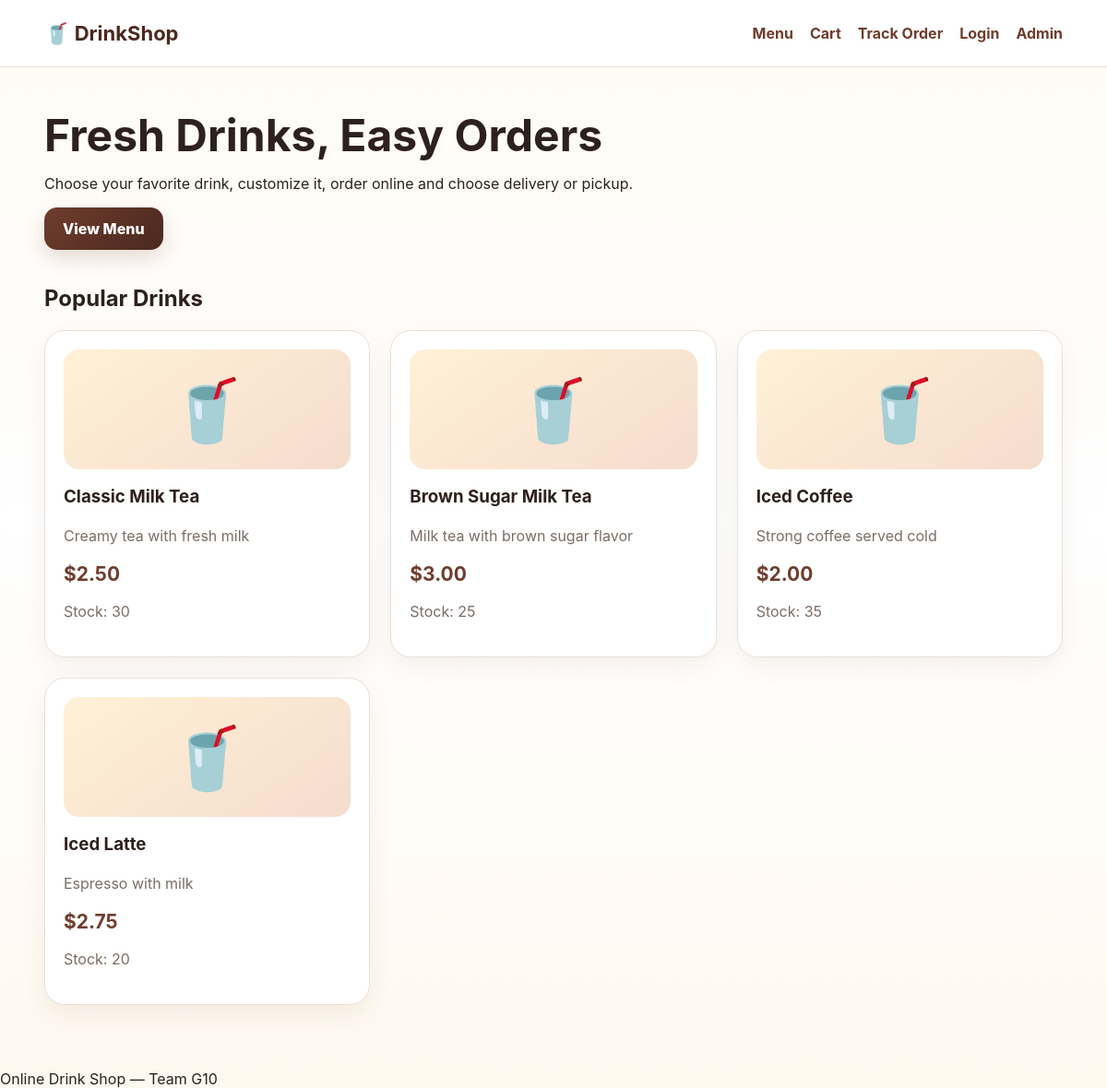
The page / on the database its author committed.
### tables this page shows
CREATE TABLE drinks(id INT AUTO_INCREMENT PRIMARY KEY,category_id INT NULL,name VARCHAR(120) NOT NULL,description VARCHAR(255),price DECIMAL(10,2) NOT NULL,stock INT NOT NULL DEFAULT 0,image VARCHAR(255) DEFAULT NULL,is_active TINYINT(1) DEFAULT 1,FOREIGN KEY(category_id) REFERENCES categories(id) ON DELETE SET NULL);

### config/db.php (called while the page is built, shortened)
<?php
function e($v){return htmlspecialchars((string)$v,ENT_QUOTES,'UTF-8');}
?>

### index.php (the view)
<?php require 'config/db.php'; $drinks=$pdo->query("SELECT * FROM drinks WHERE is_active=1 ORDER BY id LIMIT 4")->fetchAll(); ?>
<!doctype html><html><head><meta charset="utf-8"><meta name="viewport" content="width=device-width,initial-scale=1"><title>Online Drink Shop</title><link rel="stylesheet" href="css/style.css"></head><body>
<header><nav><a class="logo" href="index.php">🥤 DrinkShop</a><div><a href="menu.php">Menu</a> <a href="cart.php">Cart</a> <a href="order.php">Track Order</a> <?php if(isset($_SESSION['user'])):?><span class="nav-user">Hi, <?=e($_SESSION['user']['name'])?></span> <a href="logout.php">Logout</a><?php else:?><a href="login.php">Login</a><?php endif;?> <a href="admin/dashboard.php">Admin</a></div></nav></header>
<main><section class="hero"><h1>Fresh Drinks, Easy Orders</h1><p>Choose your favorite drink, customize it, order online and choose delivery or pickup.</p><a class="btn" href="menu.php">View Menu</a></section><section><h2>Popular Drinks</h2><div class="drink-grid"><?php foreach($drinks as $d):?><div class="drink-card"><?php if(!empty($d['image'])):?><img class="drink-image" src="<?=e($d['image'])?>" alt="<?=e($d['name'])?>"><?php else:?><div class="drink-icon">🥤</div><?php endif;?><h3><?=e($d['name'])?></h3><p><?=e($d['description'])?></p><strong>$<?=number_format($d['price'],2)?></strong><p>Stock: <?=e($d['stock'])?></p></div><?php endforeach;?></div></section></main><footer>Online Drink Shop — Team G10</footer></body></html>

### css/style.css (style rules this page uses)
:root { --primary:#6f3d2e;--primary-dark:#4b281f;--accent:#f2a93b;--cream:#fffaf4;--surface:#ffffff;--text:#2d211d;--muted:#7b6d66;--line:#eadfd7;--danger:#b33a3a;--success:#247a4b;--shadow:0 18px 45px rgba(83,50,34,.10) }
* { box-sizing:border-box }
html { scroll-behavior:smooth }
body { margin:0;font-family:Inter,ui-sans-serif,system-ui,-apple-system,"Segoe UI",Arial,sans-serif;background:linear-gradient(180deg,#fffaf4 0,#fff 48%,#fff8ef 100%);color:var(--text);min-height:100vh }
a { text-decoration:none;color:var(--primary);font-weight:700 }
.container,main { width:min(1120px,92%);margin:auto }
.btn { border:0;border-radius:14px;padding:13px 20px;background:linear-gradient(135deg,var(--primary),var(--primary-dark));color:#fff;font-weight:800;cursor:pointer;display:inline-flex;align-items:center;justify-content:center;gap:8px;box-shadow:0 9px 22px rgba(111,61,46,.18);transition:.2s }
header { background:rgba(255,255,255,.92);border-bottom:1px solid var(--line);position:sticky;top:0;z-index:20;backdrop-filter:blur(12px) }
nav { width:min(1120px,92%);height:72px;margin:auto;display:flex;align-items:center;justify-content:space-between;gap:20px }
nav>div { display:flex;gap:18px;align-items:center }
.logo { font-size:22px;color:var(--primary-dark) }
h1 { font-size:clamp(32px,5vw,48px);line-height:1.08;margin:0 0 12px }
h2 { margin-top:38px }
main { padding:48px 0 70px }
.drink-grid { display:grid;grid-template-columns:repeat(3,1fr);gap:22px }
.drink-card { background:#fff;border:1px solid var(--line);border-radius:22px;padding:20px;box-shadow:0 10px 28px rgba(83,50,34,.07) }
.drink-card .drink-icon { height:130px;border-radius:17px;background:linear-gradient(145deg,#fff1d7,#f5dccd);display:grid;place-items:center;font-size:66px }
.drink-card p { color:var(--muted);line-height:1.55 }
.drink-card strong { font-size:21px;color:var(--primary) }

### rows shown on the page
drinks: name "Classic Milk Tea", description "Creamy tea with fresh milk", price "2.50", stock "30"
drinks: name "Brown Sugar Milk Tea", description "Milk tea with brown sugar flavor", price "3.00", stock "25"
drinks: name "Iced Coffee", description "Strong coffee served cold", price "2.00", stock "35"
drinks: name "Iced Latte", description "Espresso with milk", price "2.75", stock "20"
